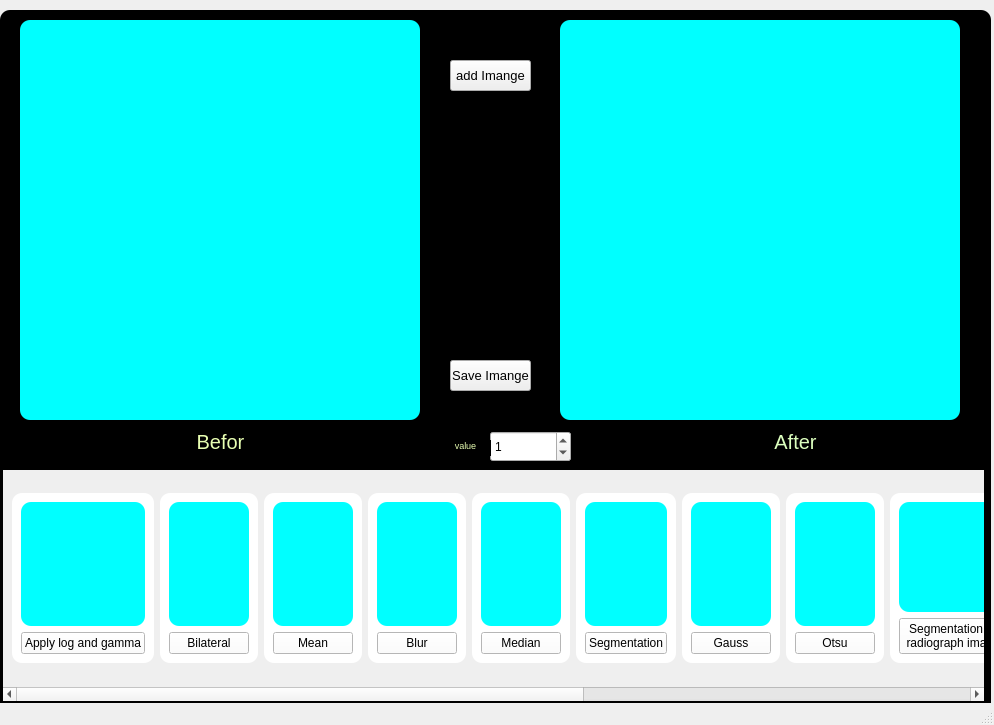
<?xml version="1.0" encoding="UTF-8"?>
<ui version="4.0">
 <class>main</class>
 <widget class="QMainWindow" name="main">
  <property name="geometry">
   <rect>
    <x>0</x>
    <y>0</y>
    <width>994</width>
    <height>725</height>
   </rect>
  </property>
  <property name="windowTitle">
   <string>DangVanThuong_HoHuynhNhatUyen_OthaiPhankeothavong</string>
  </property>
  <widget class="QWidget" name="centralwidget">
   <widget class="QFrame" name="frame">
    <property name="geometry">
     <rect>
      <x>0</x>
      <y>10</y>
      <width>991</width>
      <height>711</height>
     </rect>
    </property>
    <property name="styleSheet">
     <string notr="true">QFrame{
	font: 15pt &quot;MS Shell Dlg 2&quot;;
	background-color: rgb(0, 0, 0);
Border-radius: 10px;
}</string>
    </property>
    <property name="frameShape">
     <enum>QFrame::StyledPanel</enum>
    </property>
    <property name="frameShadow">
     <enum>QFrame::Raised</enum>
    </property>
    <widget class="QLabel" name="affterImage">
     <property name="geometry">
      <rect>
       <x>560</x>
       <y>10</y>
       <width>400</width>
       <height>400</height>
      </rect>
     </property>
     <property name="toolTipDuration">
      <number>-1</number>
     </property>
     <property name="styleSheet">
      <string notr="true">background-color: rgb(0, 255, 255);</string>
     </property>
     <property name="text">
      <string/>
     </property>
     <property name="pixmap">
      <pixmap>../../Downloads/qưe.png</pixmap>
     </property>
     <property name="scaledContents">
      <bool>true</bool>
     </property>
    </widget>
    <widget class="QLabel" name="beforImage">
     <property name="geometry">
      <rect>
       <x>20</x>
       <y>10</y>
       <width>400</width>
       <height>400</height>
      </rect>
     </property>
     <property name="maximumSize">
      <size>
       <width>400</width>
       <height>400</height>
      </size>
     </property>
     <property name="font">
      <font>
       <family>MS Shell Dlg 2</family>
       <pointsize>15</pointsize>
       <weight>50</weight>
       <italic>false</italic>
       <bold>false</bold>
      </font>
     </property>
     <property name="styleSheet">
      <string notr="true">background-color: rgb(0, 255, 255);</string>
     </property>
     <property name="text">
      <string/>
     </property>
     <property name="pixmap">
      <pixmap>../../Downloads/meoo.jpg</pixmap>
     </property>
     <property name="scaledContents">
      <bool>true</bool>
     </property>
     <property name="alignment">
      <set>Qt::AlignCenter</set>
     </property>
     <property name="openExternalLinks">
      <bool>false</bool>
     </property>
    </widget>
    <widget class="QLabel" name="label">
     <property name="geometry">
      <rect>
       <x>30</x>
       <y>420</y>
       <width>381</width>
       <height>31</height>
      </rect>
     </property>
     <property name="baseSize">
      <size>
       <width>3</width>
       <height>3</height>
      </size>
     </property>
     <property name="font">
      <font>
       <family>MS Shell Dlg 2</family>
       <pointsize>15</pointsize>
       <weight>50</weight>
       <italic>false</italic>
       <bold>false</bold>
      </font>
     </property>
     <property name="styleSheet">
      <string notr="true">
color:rgb(232, 255, 178)</string>
     </property>
     <property name="lineWidth">
      <number>2</number>
     </property>
     <property name="text">
      <string>Befor</string>
     </property>
     <property name="alignment">
      <set>Qt::AlignHCenter|Qt::AlignTop</set>
     </property>
    </widget>
    <widget class="QLabel" name="label_2">
     <property name="geometry">
      <rect>
       <x>600</x>
       <y>420</y>
       <width>391</width>
       <height>31</height>
      </rect>
     </property>
     <property name="baseSize">
      <size>
       <width>3</width>
       <height>3</height>
      </size>
     </property>
     <property name="font">
      <font>
       <family>MS Shell Dlg 2</family>
       <pointsize>15</pointsize>
       <weight>50</weight>
       <italic>false</italic>
       <bold>false</bold>
      </font>
     </property>
     <property name="styleSheet">
      <string notr="true">color: rgb(220, 255, 190);</string>
     </property>
     <property name="lineWidth">
      <number>2</number>
     </property>
     <property name="text">
      <string>After</string>
     </property>
     <property name="alignment">
      <set>Qt::AlignHCenter|Qt::AlignTop</set>
     </property>
    </widget>
    <widget class="QPushButton" name="addImage">
     <property name="geometry">
      <rect>
       <x>450</x>
       <y>50</y>
       <width>81</width>
       <height>31</height>
      </rect>
     </property>
     <property name="font">
      <font>
       <family>Segoe UI</family>
       <pointsize>10</pointsize>
       <weight>50</weight>
       <italic>false</italic>
       <bold>false</bold>
      </font>
     </property>
     <property name="styleSheet">
      <string notr="true">QPushButton{
	font: &quot;UTM Staccato &quot;;
}</string>
     </property>
     <property name="text">
      <string>add Imange</string>
     </property>
    </widget>
    <widget class="QPushButton" name="addImage_2">
     <property name="geometry">
      <rect>
       <x>450</x>
       <y>350</y>
       <width>81</width>
       <height>31</height>
      </rect>
     </property>
     <property name="font">
      <font>
       <family>Segoe UI</family>
       <pointsize>10</pointsize>
       <weight>50</weight>
       <italic>false</italic>
       <bold>false</bold>
      </font>
     </property>
     <property name="styleSheet">
      <string notr="true">QPushButton{
	font: &quot;UTM Staccato &quot;;
}</string>
     </property>
     <property name="text">
      <string>Save Imange</string>
     </property>
    </widget>
    <widget class="QSpinBox" name="spinBox">
     <property name="geometry">
      <rect>
       <x>490</x>
       <y>421</y>
       <width>81</width>
       <height>31</height>
      </rect>
     </property>
     <property name="value">
      <number>1</number>
     </property>
    </widget>
    <widget class="QLabel" name="label_3">
     <property name="geometry">
      <rect>
       <x>610</x>
       <y>510</y>
       <width>47</width>
       <height>13</height>
      </rect>
     </property>
     <property name="text">
      <string>size</string>
     </property>
    </widget>
    <widget class="Line" name="line">
     <property name="geometry">
      <rect>
       <x>180</x>
       <y>520</y>
       <width>3</width>
       <height>61</height>
      </rect>
     </property>
     <property name="orientation">
      <enum>Qt::Vertical</enum>
     </property>
    </widget>
    <widget class="QScrollArea" name="scrollArea">
     <property name="geometry">
      <rect>
       <x>3</x>
       <y>460</y>
       <width>981</width>
       <height>231</height>
      </rect>
     </property>
     <property name="widgetResizable">
      <bool>true</bool>
     </property>
     <widget class="QWidget" name="scrollAreaWidgetContents">
      <property name="geometry">
       <rect>
        <x>-1521</x>
        <y>0</y>
        <width>2502</width>
        <height>214</height>
       </rect>
      </property>
      <layout class="QHBoxLayout" name="horizontalLayout">
       <item>
        <widget class="QFrame" name="frame_6">
         <property name="maximumSize">
          <size>
           <width>160</width>
           <height>170</height>
          </size>
         </property>
         <property name="font">
          <font>
           <family>MS Shell Dlg 2</family>
           <pointsize>15</pointsize>
           <weight>50</weight>
           <italic>false</italic>
           <bold>false</bold>
          </font>
         </property>
         <property name="styleSheet">
          <string notr="true">background-color: rgb(255, 255, 255);</string>
         </property>
         <property name="frameShape">
          <enum>QFrame::StyledPanel</enum>
         </property>
         <property name="frameShadow">
          <enum>QFrame::Raised</enum>
         </property>
         <layout class="QVBoxLayout" name="verticalLayout_10">
          <item>
           <widget class="QLabel" name="imglog">
            <property name="maximumSize">
             <size>
              <width>190</width>
              <height>190</height>
             </size>
            </property>
            <property name="toolTipDuration">
             <number>-1</number>
            </property>
            <property name="styleSheet">
             <string notr="true">background-color: rgb(0, 255, 255);</string>
            </property>
            <property name="text">
             <string/>
            </property>
            <property name="pixmap">
             <pixmap>../../Downloads/log.png</pixmap>
            </property>
            <property name="scaledContents">
             <bool>true</bool>
            </property>
           </widget>
          </item>
          <item>
           <widget class="QPushButton" name="log">
            <property name="text">
             <string>Apply log and gamma</string>
            </property>
           </widget>
          </item>
         </layout>
        </widget>
       </item>
       <item>
        <widget class="QFrame" name="frame_3">
         <property name="maximumSize">
          <size>
           <width>160</width>
           <height>170</height>
          </size>
         </property>
         <property name="font">
          <font>
           <family>MS Shell Dlg 2</family>
           <pointsize>15</pointsize>
           <weight>50</weight>
           <italic>false</italic>
           <bold>false</bold>
          </font>
         </property>
         <property name="styleSheet">
          <string notr="true">background-color: rgb(255, 255, 255);</string>
         </property>
         <property name="frameShape">
          <enum>QFrame::StyledPanel</enum>
         </property>
         <property name="frameShadow">
          <enum>QFrame::Raised</enum>
         </property>
         <layout class="QVBoxLayout" name="verticalLayout">
          <item>
           <widget class="QLabel" name="Bilateralx">
            <property name="maximumSize">
             <size>
              <width>190</width>
              <height>190</height>
             </size>
            </property>
            <property name="toolTipDuration">
             <number>-1</number>
            </property>
            <property name="styleSheet">
             <string notr="true">background-color: rgb(0, 255, 255);</string>
            </property>
            <property name="text">
             <string/>
            </property>
            <property name="pixmap">
             <pixmap>../../Downloads/bilateral.png</pixmap>
            </property>
            <property name="scaledContents">
             <bool>true</bool>
            </property>
           </widget>
          </item>
          <item>
           <widget class="QPushButton" name="bilateral">
            <property name="text">
             <string>Bilateral</string>
            </property>
           </widget>
          </item>
         </layout>
        </widget>
       </item>
       <item>
        <widget class="QFrame" name="frame_4">
         <property name="maximumSize">
          <size>
           <width>160</width>
           <height>170</height>
          </size>
         </property>
         <property name="font">
          <font>
           <family>MS Shell Dlg 2</family>
           <pointsize>15</pointsize>
           <weight>50</weight>
           <italic>false</italic>
           <bold>false</bold>
          </font>
         </property>
         <property name="styleSheet">
          <string notr="true">background-color: rgb(255, 255, 255);</string>
         </property>
         <property name="frameShape">
          <enum>QFrame::StyledPanel</enum>
         </property>
         <property name="frameShadow">
          <enum>QFrame::Raised</enum>
         </property>
         <layout class="QVBoxLayout" name="verticalLayout_2">
          <item>
           <widget class="QLabel" name="tb_mean_21">
            <property name="maximumSize">
             <size>
              <width>190</width>
              <height>190</height>
             </size>
            </property>
            <property name="toolTipDuration">
             <number>-1</number>
            </property>
            <property name="styleSheet">
             <string notr="true">background-color: rgb(0, 255, 255);</string>
            </property>
            <property name="text">
             <string/>
            </property>
            <property name="pixmap">
             <pixmap>../../Downloads/meann.png</pixmap>
            </property>
            <property name="scaledContents">
             <bool>true</bool>
            </property>
           </widget>
          </item>
          <item>
           <widget class="QPushButton" name="mean">
            <property name="text">
             <string>Mean</string>
            </property>
           </widget>
          </item>
         </layout>
        </widget>
       </item>
       <item>
        <widget class="QFrame" name="frame_5">
         <property name="maximumSize">
          <size>
           <width>160</width>
           <height>170</height>
          </size>
         </property>
         <property name="font">
          <font>
           <family>MS Shell Dlg 2</family>
           <pointsize>15</pointsize>
           <weight>50</weight>
           <italic>false</italic>
           <bold>false</bold>
          </font>
         </property>
         <property name="styleSheet">
          <string notr="true">background-color: rgb(255, 255, 255);</string>
         </property>
         <property name="frameShape">
          <enum>QFrame::StyledPanel</enum>
         </property>
         <property name="frameShadow">
          <enum>QFrame::Raised</enum>
         </property>
         <layout class="QVBoxLayout" name="verticalLayout_9">
          <item>
           <widget class="QLabel" name="tb_mean_22">
            <property name="maximumSize">
             <size>
              <width>190</width>
              <height>190</height>
             </size>
            </property>
            <property name="toolTipDuration">
             <number>-1</number>
            </property>
            <property name="styleSheet">
             <string notr="true">background-color: rgb(0, 255, 255);</string>
            </property>
            <property name="text">
             <string/>
            </property>
            <property name="pixmap">
             <pixmap>../../Downloads/bler.png</pixmap>
            </property>
            <property name="scaledContents">
             <bool>true</bool>
            </property>
           </widget>
          </item>
          <item>
           <widget class="QPushButton" name="blur">
            <property name="text">
             <string>Blur</string>
            </property>
           </widget>
          </item>
         </layout>
        </widget>
       </item>
       <item>
        <widget class="QFrame" name="frame_7">
         <property name="maximumSize">
          <size>
           <width>160</width>
           <height>170</height>
          </size>
         </property>
         <property name="font">
          <font>
           <family>MS Shell Dlg 2</family>
           <pointsize>15</pointsize>
           <weight>50</weight>
           <italic>false</italic>
           <bold>false</bold>
          </font>
         </property>
         <property name="styleSheet">
          <string notr="true">background-color: rgb(255, 255, 255);</string>
         </property>
         <property name="frameShape">
          <enum>QFrame::StyledPanel</enum>
         </property>
         <property name="frameShadow">
          <enum>QFrame::Raised</enum>
         </property>
         <layout class="QVBoxLayout" name="verticalLayout_11">
          <item>
           <widget class="QLabel" name="tb_mean_24">
            <property name="maximumSize">
             <size>
              <width>190</width>
              <height>190</height>
             </size>
            </property>
            <property name="toolTipDuration">
             <number>-1</number>
            </property>
            <property name="styleSheet">
             <string notr="true">background-color: rgb(0, 255, 255);</string>
            </property>
            <property name="text">
             <string/>
            </property>
            <property name="pixmap">
             <pixmap>../../Downloads/f.png</pixmap>
            </property>
            <property name="scaledContents">
             <bool>true</bool>
            </property>
           </widget>
          </item>
          <item>
           <widget class="QPushButton" name="median">
            <property name="text">
             <string>Median</string>
            </property>
           </widget>
          </item>
         </layout>
        </widget>
       </item>
       <item>
        <widget class="QFrame" name="frame_12">
         <property name="maximumSize">
          <size>
           <width>160</width>
           <height>170</height>
          </size>
         </property>
         <property name="font">
          <font>
           <family>MS Shell Dlg 2</family>
           <pointsize>15</pointsize>
           <weight>50</weight>
           <italic>false</italic>
           <bold>false</bold>
          </font>
         </property>
         <property name="styleSheet">
          <string notr="true">background-color: rgb(255, 255, 255);</string>
         </property>
         <property name="frameShape">
          <enum>QFrame::StyledPanel</enum>
         </property>
         <property name="frameShadow">
          <enum>QFrame::Raised</enum>
         </property>
         <layout class="QVBoxLayout" name="verticalLayout_16">
          <item>
           <widget class="QLabel" name="tb_mean_29">
            <property name="maximumSize">
             <size>
              <width>190</width>
              <height>190</height>
             </size>
            </property>
            <property name="toolTipDuration">
             <number>-1</number>
            </property>
            <property name="styleSheet">
             <string notr="true">background-color: rgb(0, 255, 255);</string>
            </property>
            <property name="text">
             <string/>
            </property>
            <property name="pixmap">
             <pixmap>../../Downloads/segmen.png</pixmap>
            </property>
            <property name="scaledContents">
             <bool>true</bool>
            </property>
           </widget>
          </item>
          <item>
           <widget class="QPushButton" name="Segmentation">
            <property name="text">
             <string>Segmentation</string>
            </property>
           </widget>
          </item>
         </layout>
        </widget>
       </item>
       <item>
        <widget class="QFrame" name="frame_11">
         <property name="maximumSize">
          <size>
           <width>160</width>
           <height>170</height>
          </size>
         </property>
         <property name="font">
          <font>
           <family>MS Shell Dlg 2</family>
           <pointsize>15</pointsize>
           <weight>50</weight>
           <italic>false</italic>
           <bold>false</bold>
          </font>
         </property>
         <property name="styleSheet">
          <string notr="true">background-color: rgb(255, 255, 255);</string>
         </property>
         <property name="frameShape">
          <enum>QFrame::StyledPanel</enum>
         </property>
         <property name="frameShadow">
          <enum>QFrame::Raised</enum>
         </property>
         <layout class="QVBoxLayout" name="verticalLayout_15">
          <item>
           <widget class="QLabel" name="tb_mean_28">
            <property name="maximumSize">
             <size>
              <width>190</width>
              <height>190</height>
             </size>
            </property>
            <property name="toolTipDuration">
             <number>-1</number>
            </property>
            <property name="styleSheet">
             <string notr="true">background-color: rgb(0, 255, 255);</string>
            </property>
            <property name="text">
             <string/>
            </property>
            <property name="pixmap">
             <pixmap>../../Downloads/gauss.png</pixmap>
            </property>
            <property name="scaledContents">
             <bool>true</bool>
            </property>
           </widget>
          </item>
          <item>
           <widget class="QPushButton" name="gauss">
            <property name="text">
             <string>Gauss</string>
            </property>
           </widget>
          </item>
         </layout>
        </widget>
       </item>
       <item>
        <widget class="QFrame" name="frame_10">
         <property name="maximumSize">
          <size>
           <width>160</width>
           <height>170</height>
          </size>
         </property>
         <property name="font">
          <font>
           <family>MS Shell Dlg 2</family>
           <pointsize>15</pointsize>
           <weight>50</weight>
           <italic>false</italic>
           <bold>false</bold>
          </font>
         </property>
         <property name="styleSheet">
          <string notr="true">background-color: rgb(255, 255, 255);</string>
         </property>
         <property name="frameShape">
          <enum>QFrame::StyledPanel</enum>
         </property>
         <property name="frameShadow">
          <enum>QFrame::Raised</enum>
         </property>
         <layout class="QVBoxLayout" name="verticalLayout_14">
          <item>
           <widget class="QLabel" name="tb_mean_27">
            <property name="maximumSize">
             <size>
              <width>190</width>
              <height>190</height>
             </size>
            </property>
            <property name="toolTipDuration">
             <number>-1</number>
            </property>
            <property name="styleSheet">
             <string notr="true">background-color: rgb(0, 255, 255);</string>
            </property>
            <property name="text">
             <string/>
            </property>
            <property name="pixmap">
             <pixmap>../../Downloads/otsu.png</pixmap>
            </property>
            <property name="scaledContents">
             <bool>true</bool>
            </property>
           </widget>
          </item>
          <item>
           <widget class="QPushButton" name="otsu">
            <property name="text">
             <string>Otsu</string>
            </property>
           </widget>
          </item>
         </layout>
        </widget>
       </item>
       <item>
        <widget class="QFrame" name="frame_9">
         <property name="maximumSize">
          <size>
           <width>160</width>
           <height>170</height>
          </size>
         </property>
         <property name="font">
          <font>
           <family>MS Shell Dlg 2</family>
           <pointsize>15</pointsize>
           <weight>50</weight>
           <italic>false</italic>
           <bold>false</bold>
          </font>
         </property>
         <property name="styleSheet">
          <string notr="true">background-color: rgb(255, 255, 255);</string>
         </property>
         <property name="frameShape">
          <enum>QFrame::StyledPanel</enum>
         </property>
         <property name="frameShadow">
          <enum>QFrame::Raised</enum>
         </property>
         <layout class="QVBoxLayout" name="verticalLayout_13">
          <item>
           <widget class="QLabel" name="tb_mean_26">
            <property name="maximumSize">
             <size>
              <width>190</width>
              <height>190</height>
             </size>
            </property>
            <property name="toolTipDuration">
             <number>-1</number>
            </property>
            <property name="styleSheet">
             <string notr="true">background-color: rgb(0, 255, 255);</string>
            </property>
            <property name="text">
             <string/>
            </property>
            <property name="pixmap">
             <pixmap>../../Downloads/meoo.jpg</pixmap>
            </property>
            <property name="scaledContents">
             <bool>true</bool>
            </property>
           </widget>
          </item>
          <item>
           <widget class="QPushButton" name="Segmentation2">
            <property name="text">
             <string>Segmentation on 
 radiograph images</string>
            </property>
           </widget>
          </item>
         </layout>
        </widget>
       </item>
       <item>
        <widget class="QFrame" name="frame_8">
         <property name="maximumSize">
          <size>
           <width>160</width>
           <height>170</height>
          </size>
         </property>
         <property name="font">
          <font>
           <family>MS Shell Dlg 2</family>
           <pointsize>15</pointsize>
           <weight>50</weight>
           <italic>false</italic>
           <bold>false</bold>
          </font>
         </property>
         <property name="styleSheet">
          <string notr="true">background-color: rgb(255, 255, 255);</string>
         </property>
         <property name="frameShape">
          <enum>QFrame::StyledPanel</enum>
         </property>
         <property name="frameShadow">
          <enum>QFrame::Raised</enum>
         </property>
         <layout class="QVBoxLayout" name="verticalLayout_12">
          <item>
           <widget class="QLabel" name="tb_K_Mean">
            <property name="maximumSize">
             <size>
              <width>190</width>
              <height>190</height>
             </size>
            </property>
            <property name="toolTipDuration">
             <number>-1</number>
            </property>
            <property name="styleSheet">
             <string notr="true">background-color: rgb(0, 255, 255);</string>
            </property>
            <property name="text">
             <string/>
            </property>
            <property name="pixmap">
             <pixmap>../../Downloads/kmean.png</pixmap>
            </property>
            <property name="scaledContents">
             <bool>true</bool>
            </property>
           </widget>
          </item>
          <item>
           <widget class="QPushButton" name="KMean">
            <property name="text">
             <string>K-Means</string>
            </property>
           </widget>
          </item>
         </layout>
        </widget>
       </item>
       <item>
        <widget class="QFrame" name="frame_14">
         <property name="maximumSize">
          <size>
           <width>160</width>
           <height>170</height>
          </size>
         </property>
         <property name="font">
          <font>
           <family>MS Shell Dlg 2</family>
           <pointsize>15</pointsize>
           <weight>50</weight>
           <italic>false</italic>
           <bold>false</bold>
          </font>
         </property>
         <property name="styleSheet">
          <string notr="true">background-color: rgb(255, 255, 255);</string>
         </property>
         <property name="frameShape">
          <enum>QFrame::StyledPanel</enum>
         </property>
         <property name="frameShadow">
          <enum>QFrame::Raised</enum>
         </property>
         <layout class="QVBoxLayout" name="verticalLayout_4">
          <item>
           <widget class="QLabel" name="histogramimg_2">
            <property name="maximumSize">
             <size>
              <width>190</width>
              <height>190</height>
             </size>
            </property>
            <property name="toolTipDuration">
             <number>-1</number>
            </property>
            <property name="styleSheet">
             <string notr="true">background-color: rgb(0, 255, 255);</string>
            </property>
            <property name="text">
             <string/>
            </property>
            <property name="pixmap">
             <pixmap>../../Downloads/equalize.png</pixmap>
            </property>
            <property name="scaledContents">
             <bool>true</bool>
            </property>
           </widget>
          </item>
          <item>
           <widget class="QPushButton" name="histogram">
            <property name="text">
             <string>Equalize</string>
            </property>
           </widget>
          </item>
         </layout>
        </widget>
       </item>
       <item>
        <widget class="QFrame" name="frame_13">
         <property name="maximumSize">
          <size>
           <width>160</width>
           <height>170</height>
          </size>
         </property>
         <property name="font">
          <font>
           <family>MS Shell Dlg 2</family>
           <pointsize>15</pointsize>
           <weight>50</weight>
           <italic>false</italic>
           <bold>false</bold>
          </font>
         </property>
         <property name="styleSheet">
          <string notr="true">background-color: rgb(255, 255, 255);</string>
         </property>
         <property name="frameShape">
          <enum>QFrame::StyledPanel</enum>
         </property>
         <property name="frameShadow">
          <enum>QFrame::Raised</enum>
         </property>
         <layout class="QVBoxLayout" name="verticalLayout_3">
          <item>
           <widget class="QLabel" name="dsda">
            <property name="maximumSize">
             <size>
              <width>190</width>
              <height>190</height>
             </size>
            </property>
            <property name="toolTipDuration">
             <number>-1</number>
            </property>
            <property name="styleSheet">
             <string notr="true">background-color: rgb(0, 255, 255);</string>
            </property>
            <property name="text">
             <string/>
            </property>
            <property name="pixmap">
             <pixmap>../../Downloads/equalize.png</pixmap>
            </property>
            <property name="scaledContents">
             <bool>true</bool>
            </property>
           </widget>
          </item>
          <item>
           <widget class="QPushButton" name="directional">
            <property name="text">
             <string>Directional</string>
            </property>
           </widget>
          </item>
         </layout>
        </widget>
       </item>
       <item>
        <widget class="QFrame" name="frame_16">
         <property name="maximumSize">
          <size>
           <width>160</width>
           <height>170</height>
          </size>
         </property>
         <property name="font">
          <font>
           <family>MS Shell Dlg 2</family>
           <pointsize>15</pointsize>
           <weight>50</weight>
           <italic>false</italic>
           <bold>false</bold>
          </font>
         </property>
         <property name="styleSheet">
          <string notr="true">background-color: rgb(255, 255, 255);</string>
         </property>
         <property name="frameShape">
          <enum>QFrame::StyledPanel</enum>
         </property>
         <property name="frameShadow">
          <enum>QFrame::Raised</enum>
         </property>
         <layout class="QVBoxLayout" name="verticalLayout_6">
          <item>
           <widget class="QLabel" name="GXds">
            <property name="maximumSize">
             <size>
              <width>190</width>
              <height>190</height>
             </size>
            </property>
            <property name="toolTipDuration">
             <number>-1</number>
            </property>
            <property name="styleSheet">
             <string notr="true">background-color: rgb(0, 255, 255);</string>
            </property>
            <property name="text">
             <string/>
            </property>
            <property name="pixmap">
             <pixmap>../../Downloads/wq.png</pixmap>
            </property>
            <property name="scaledContents">
             <bool>true</bool>
            </property>
           </widget>
          </item>
          <item>
           <widget class="QPushButton" name="GX">
            <property name="text">
             <string>GX</string>
            </property>
           </widget>
          </item>
         </layout>
        </widget>
       </item>
       <item>
        <widget class="QFrame" name="frame_17">
         <property name="maximumSize">
          <size>
           <width>160</width>
           <height>170</height>
          </size>
         </property>
         <property name="font">
          <font>
           <family>MS Shell Dlg 2</family>
           <pointsize>15</pointsize>
           <weight>50</weight>
           <italic>false</italic>
           <bold>false</bold>
          </font>
         </property>
         <property name="styleSheet">
          <string notr="true">background-color: rgb(255, 255, 255);</string>
         </property>
         <property name="frameShape">
          <enum>QFrame::StyledPanel</enum>
         </property>
         <property name="frameShadow">
          <enum>QFrame::Raised</enum>
         </property>
         <layout class="QVBoxLayout" name="verticalLayout_7">
          <item>
           <widget class="QLabel" name="dsda_4GY">
            <property name="maximumSize">
             <size>
              <width>190</width>
              <height>190</height>
             </size>
            </property>
            <property name="toolTipDuration">
             <number>-1</number>
            </property>
            <property name="styleSheet">
             <string notr="true">background-color: rgb(0, 255, 255);</string>
            </property>
            <property name="text">
             <string/>
            </property>
            <property name="pixmap">
             <pixmap>../../Downloads/qwe.png</pixmap>
            </property>
            <property name="scaledContents">
             <bool>true</bool>
            </property>
           </widget>
          </item>
          <item>
           <widget class="QPushButton" name="GY">
            <property name="text">
             <string>GY</string>
            </property>
           </widget>
          </item>
         </layout>
        </widget>
       </item>
       <item>
        <widget class="QFrame" name="frame_18">
         <property name="maximumSize">
          <size>
           <width>160</width>
           <height>170</height>
          </size>
         </property>
         <property name="font">
          <font>
           <family>MS Shell Dlg 2</family>
           <pointsize>15</pointsize>
           <weight>50</weight>
           <italic>false</italic>
           <bold>false</bold>
          </font>
         </property>
         <property name="styleSheet">
          <string notr="true">background-color: rgb(255, 255, 255);</string>
         </property>
         <property name="frameShape">
          <enum>QFrame::StyledPanel</enum>
         </property>
         <property name="frameShadow">
          <enum>QFrame::Raised</enum>
         </property>
         <layout class="QVBoxLayout" name="verticalLayout_8">
          <item>
           <widget class="QLabel" name="GxAddGysa_2">
            <property name="maximumSize">
             <size>
              <width>190</width>
              <height>190</height>
             </size>
            </property>
            <property name="toolTipDuration">
             <number>-1</number>
            </property>
            <property name="styleSheet">
             <string notr="true">background-color: rgb(0, 255, 255);</string>
            </property>
            <property name="text">
             <string/>
            </property>
            <property name="pixmap">
             <pixmap>../../Downloads/rr.png</pixmap>
            </property>
            <property name="scaledContents">
             <bool>true</bool>
            </property>
           </widget>
          </item>
          <item>
           <widget class="QPushButton" name="GxAddGy">
            <property name="text">
             <string>Add</string>
            </property>
           </widget>
          </item>
         </layout>
        </widget>
       </item>
      </layout>
     </widget>
    </widget>
    <widget class="QLabel" name="save">
     <property name="geometry">
      <rect>
       <x>426</x>
       <y>220</y>
       <width>131</width>
       <height>31</height>
      </rect>
     </property>
     <property name="font">
      <font>
       <family>UTM Bell</family>
       <pointsize>8</pointsize>
       <weight>50</weight>
       <italic>false</italic>
       <bold>false</bold>
      </font>
     </property>
     <property name="styleSheet">
      <string notr="true">color: rgb(255, 255, 255);
font: 8pt &quot;UTM Bell&quot;;</string>
     </property>
     <property name="text">
      <string/>
     </property>
    </widget>
    <widget class="QLabel" name="label_4">
     <property name="geometry">
      <rect>
       <x>440</x>
       <y>430</y>
       <width>51</width>
       <height>16</height>
      </rect>
     </property>
     <property name="baseSize">
      <size>
       <width>3</width>
       <height>3</height>
      </size>
     </property>
     <property name="font">
      <font>
       <family>MS Shell Dlg 2</family>
       <pointsize>7</pointsize>
       <weight>50</weight>
       <italic>false</italic>
       <bold>false</bold>
      </font>
     </property>
     <property name="styleSheet">
      <string notr="true">font: 7pt &quot;MS Shell Dlg 2&quot;;
color:rgb(232, 255, 178)</string>
     </property>
     <property name="lineWidth">
      <number>2</number>
     </property>
     <property name="text">
      <string>value</string>
     </property>
     <property name="alignment">
      <set>Qt::AlignHCenter|Qt::AlignTop</set>
     </property>
    </widget>
   </widget>
  </widget>
  <widget class="QStatusBar" name="statusbar"/>
 </widget>
 <resources/>
 <connections/>
</ui>
